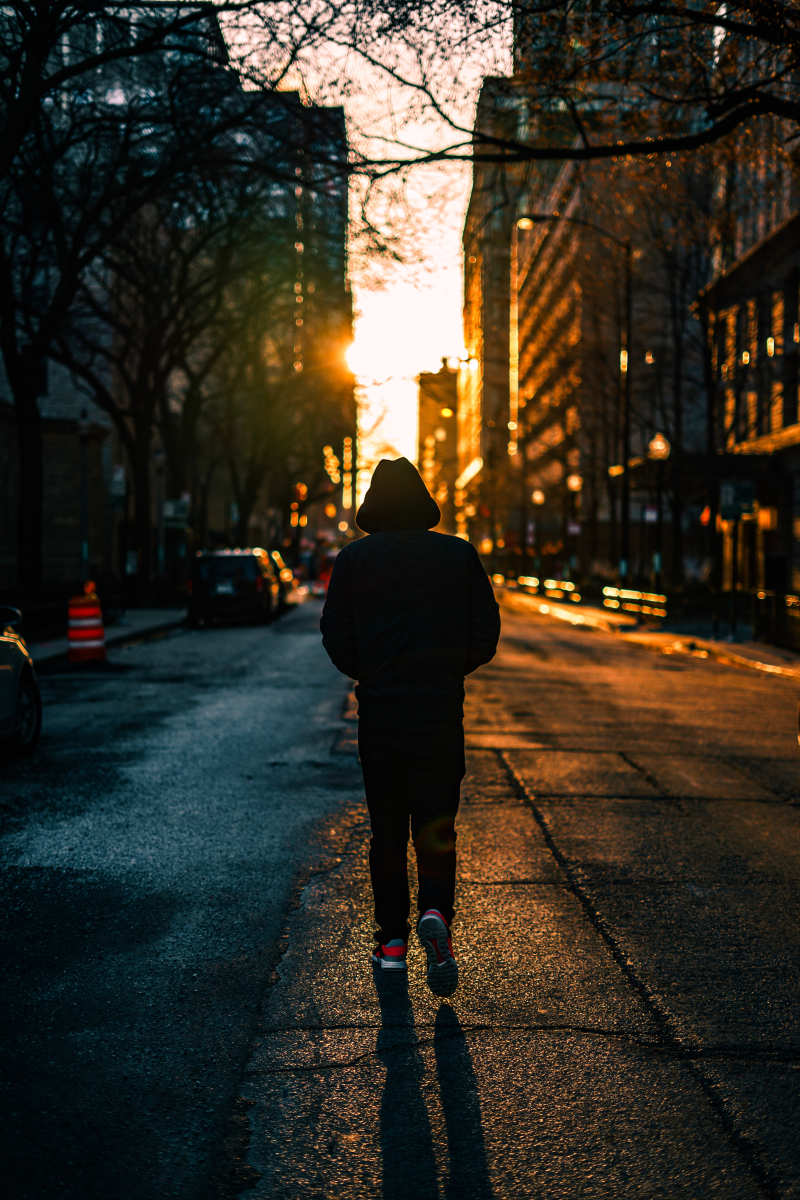
%> input picture HW1/image.jpg, 4000 x 6000 px (shown at 1/5 size)
$ octave --eval "main;"   (GNU Octave 9; MATLAB toolbox functions it lacks are replaced by stand-ins)
%> lines starting %> are read from the running program, lines starting %| are printed output that depends on the picture; in (x1, y1, x2, y2) boxes, pixels count from 0 and x2, y2 are one past the last pixel; in counts of white or black regions, pixels touching at a corner belong together; the program's own positions count from 1
function main
  img = imread('image.jpg');
  dim = size(img);
%> dim = [6000 4000 3]
  grayscale = rgb2gray(img);

  s = resize(grayscale, 512, 512);
  figure;
  imshow(quantization(s, 256));
  title("256 level of quantization");

  figure;
  imshow(quantization(s, 128));
  title("128 level of quantization");

  figure;
  imshow(quantization(s, 64));
  title("64 level of quantization");

  figure;
  imshow(quantization(s, 32));
  title("32 level of quantization");

  figure;
  imshow(quantization(s, 2));
  title("2 level of quantization");
end


function resized_image = resize(img, width, height)
%> called with width = 512, height = 512
  % resize the image base on input width and height
  % the function uses nearest neighbour methos
  % first find the scale, and then base on the scale, find nearest pixel in
  % input image for each pixel of output image
  % Inputs :
  %   img : the image we want to resize
  %   width : output width of resized image
  %   height : output height of resized image
  % Outputs:
  %   resized_image : resized image

  dim = size(img);
%> dim = [6000 4000]
  w_size = dim(2) / width;
%> w_size = 7.81
  h_size = dim(1) / height;
%> h_size = 11.72

  resized_image = zeros(height, width, 'uint8');
  for i = 1:height
    for j = 1:width
      resized_image(i,j) = uint8(img(int16(i * h_size), int16(j * w_size)));
    end
  end
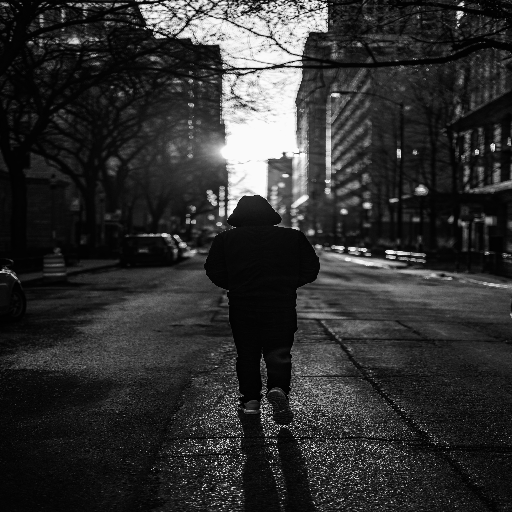
%> resized_image: size 512x512 uint8; min 0, max 254, mean 47.8
end

function quant = quantization(img, level)
%> called with level = 256
  % change the level of quantilization
  % first find the number of bits to remove by log
  % then remove the necessary bits using shift methods
  % Inputs :
  %   img : The image we want to change its quantization level
  %   level : The number of quantization levels
  % Output :
  %   quant : The output image after quntization
  dim = size(img);
%> dim = [512 512]
  quant = zeros(dim(1), dim(2), 'uint8');
  l = 8 - log2(level);
  for i = 1:dim(1)
    for j = 1:dim(2)
      quant(i,j) = uint8(bitshift(bitshift(img(i,j),-l), l));
    end
  end
end
%> call 5 of quantization, with level = 2
%> after the loop in quantization (call 5), `for i = 1:dim(1)`:
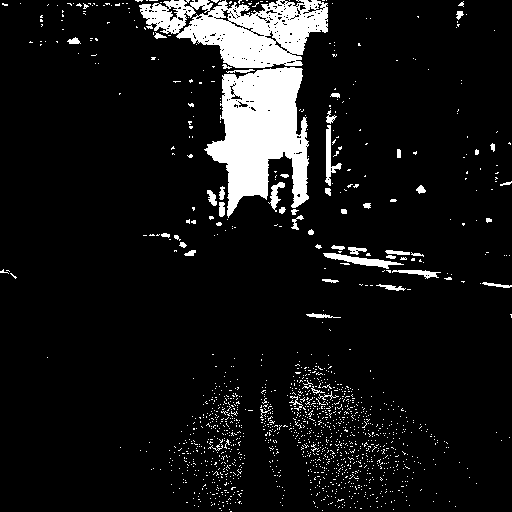
%> quant: size 512x512 uint8; values 0 (black) and 128 (white), 8.9% white; 1476 white regions (1426 under 20 px), largest, box (x1, y1, x2, y2) and area: (204, 67, 309, 218) 9404, (139, 0, 328, 68) 7553, (323, 253, 404, 269) 450
